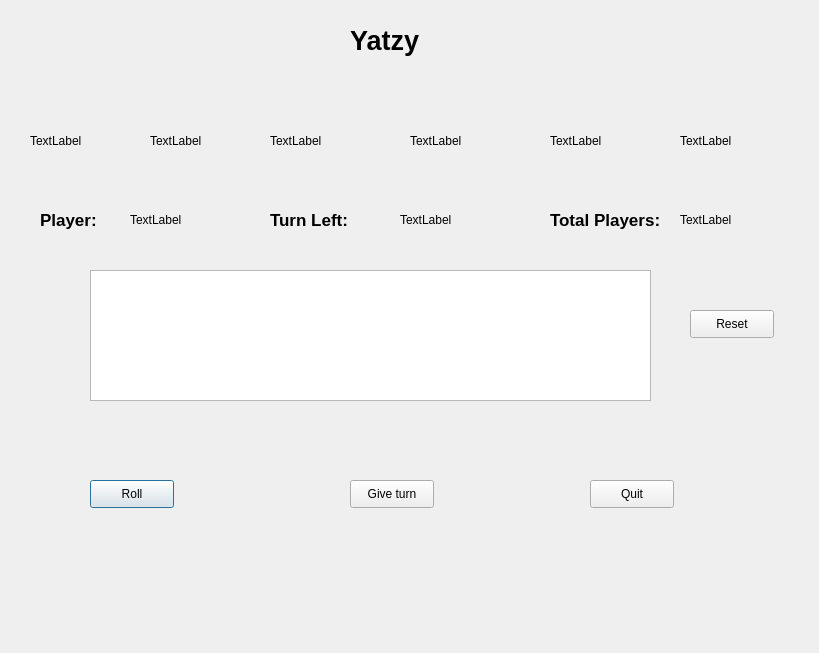
<?xml version="1.0" encoding="UTF-8"?>
<ui version="4.0">
 <class>yatzy_game</class>
 <widget class="QDialog" name="yatzy_game">
  <property name="geometry">
   <rect>
    <x>0</x>
    <y>0</y>
    <width>819</width>
    <height>653</height>
   </rect>
  </property>
  <property name="windowTitle">
   <string>Dialog</string>
  </property>
  <widget class="QLabel" name="label">
   <property name="geometry">
    <rect>
     <x>30</x>
     <y>90</y>
     <width>131</width>
     <height>101</height>
    </rect>
   </property>
   <property name="text">
    <string>TextLabel</string>
   </property>
  </widget>
  <widget class="QLabel" name="label_2">
   <property name="geometry">
    <rect>
     <x>150</x>
     <y>90</y>
     <width>131</width>
     <height>101</height>
    </rect>
   </property>
   <property name="text">
    <string>TextLabel</string>
   </property>
  </widget>
  <widget class="QLabel" name="label_3">
   <property name="geometry">
    <rect>
     <x>270</x>
     <y>90</y>
     <width>131</width>
     <height>101</height>
    </rect>
   </property>
   <property name="text">
    <string>TextLabel</string>
   </property>
  </widget>
  <widget class="QLabel" name="label_4">
   <property name="geometry">
    <rect>
     <x>410</x>
     <y>90</y>
     <width>131</width>
     <height>101</height>
    </rect>
   </property>
   <property name="text">
    <string>TextLabel</string>
   </property>
  </widget>
  <widget class="QLabel" name="label_5">
   <property name="geometry">
    <rect>
     <x>550</x>
     <y>90</y>
     <width>131</width>
     <height>101</height>
    </rect>
   </property>
   <property name="text">
    <string>TextLabel</string>
   </property>
  </widget>
  <widget class="QLabel" name="label_6">
   <property name="geometry">
    <rect>
     <x>680</x>
     <y>90</y>
     <width>131</width>
     <height>101</height>
    </rect>
   </property>
   <property name="text">
    <string>TextLabel</string>
   </property>
  </widget>
  <widget class="QLabel" name="label_7">
   <property name="geometry">
    <rect>
     <x>350</x>
     <y>10</y>
     <width>281</width>
     <height>61</height>
    </rect>
   </property>
   <property name="font">
    <font>
     <pointsize>20</pointsize>
     <weight>75</weight>
     <bold>true</bold>
    </font>
   </property>
   <property name="text">
    <string>Yatzy</string>
   </property>
  </widget>
  <widget class="QLabel" name="label_8">
   <property name="geometry">
    <rect>
     <x>40</x>
     <y>210</y>
     <width>63</width>
     <height>20</height>
    </rect>
   </property>
   <property name="font">
    <font>
     <pointsize>13</pointsize>
     <weight>75</weight>
     <bold>true</bold>
    </font>
   </property>
   <property name="text">
    <string>Player:</string>
   </property>
  </widget>
  <widget class="QLabel" name="label_10">
   <property name="geometry">
    <rect>
     <x>130</x>
     <y>210</y>
     <width>63</width>
     <height>20</height>
    </rect>
   </property>
   <property name="text">
    <string>TextLabel</string>
   </property>
  </widget>
  <widget class="QLabel" name="label_13">
   <property name="geometry">
    <rect>
     <x>400</x>
     <y>210</y>
     <width>63</width>
     <height>20</height>
    </rect>
   </property>
   <property name="text">
    <string>TextLabel</string>
   </property>
  </widget>
  <widget class="QLabel" name="label_12">
   <property name="geometry">
    <rect>
     <x>270</x>
     <y>210</y>
     <width>81</width>
     <height>20</height>
    </rect>
   </property>
   <property name="font">
    <font>
     <pointsize>13</pointsize>
     <weight>75</weight>
     <bold>true</bold>
    </font>
   </property>
   <property name="text">
    <string>Turn Left:</string>
   </property>
  </widget>
  <widget class="QPushButton" name="Roll_button">
   <property name="geometry">
    <rect>
     <x>90</x>
     <y>480</y>
     <width>84</width>
     <height>28</height>
    </rect>
   </property>
   <property name="text">
    <string>Roll</string>
   </property>
  </widget>
  <widget class="QPushButton" name="give_turn_button">
   <property name="geometry">
    <rect>
     <x>350</x>
     <y>480</y>
     <width>84</width>
     <height>28</height>
    </rect>
   </property>
   <property name="text">
    <string>Give turn</string>
   </property>
  </widget>
  <widget class="QPushButton" name="Quit_button">
   <property name="geometry">
    <rect>
     <x>590</x>
     <y>480</y>
     <width>84</width>
     <height>28</height>
    </rect>
   </property>
   <property name="text">
    <string>Quit</string>
   </property>
  </widget>
  <widget class="QTextEdit" name="textEdit">
   <property name="geometry">
    <rect>
     <x>90</x>
     <y>270</y>
     <width>561</width>
     <height>131</height>
    </rect>
   </property>
  </widget>
  <widget class="QPushButton" name="resetButton">
   <property name="geometry">
    <rect>
     <x>690</x>
     <y>310</y>
     <width>84</width>
     <height>28</height>
    </rect>
   </property>
   <property name="text">
    <string>Reset</string>
   </property>
  </widget>
  <widget class="QLabel" name="label_14">
   <property name="geometry">
    <rect>
     <x>680</x>
     <y>210</y>
     <width>91</width>
     <height>20</height>
    </rect>
   </property>
   <property name="text">
    <string>TextLabel</string>
   </property>
  </widget>
  <widget class="QLabel" name="label_15">
   <property name="geometry">
    <rect>
     <x>550</x>
     <y>210</y>
     <width>111</width>
     <height>20</height>
    </rect>
   </property>
   <property name="font">
    <font>
     <pointsize>13</pointsize>
     <weight>75</weight>
     <bold>true</bold>
    </font>
   </property>
   <property name="text">
    <string>Total Players:</string>
   </property>
  </widget>
 </widget>
 <resources/>
 <connections/>
</ui>
